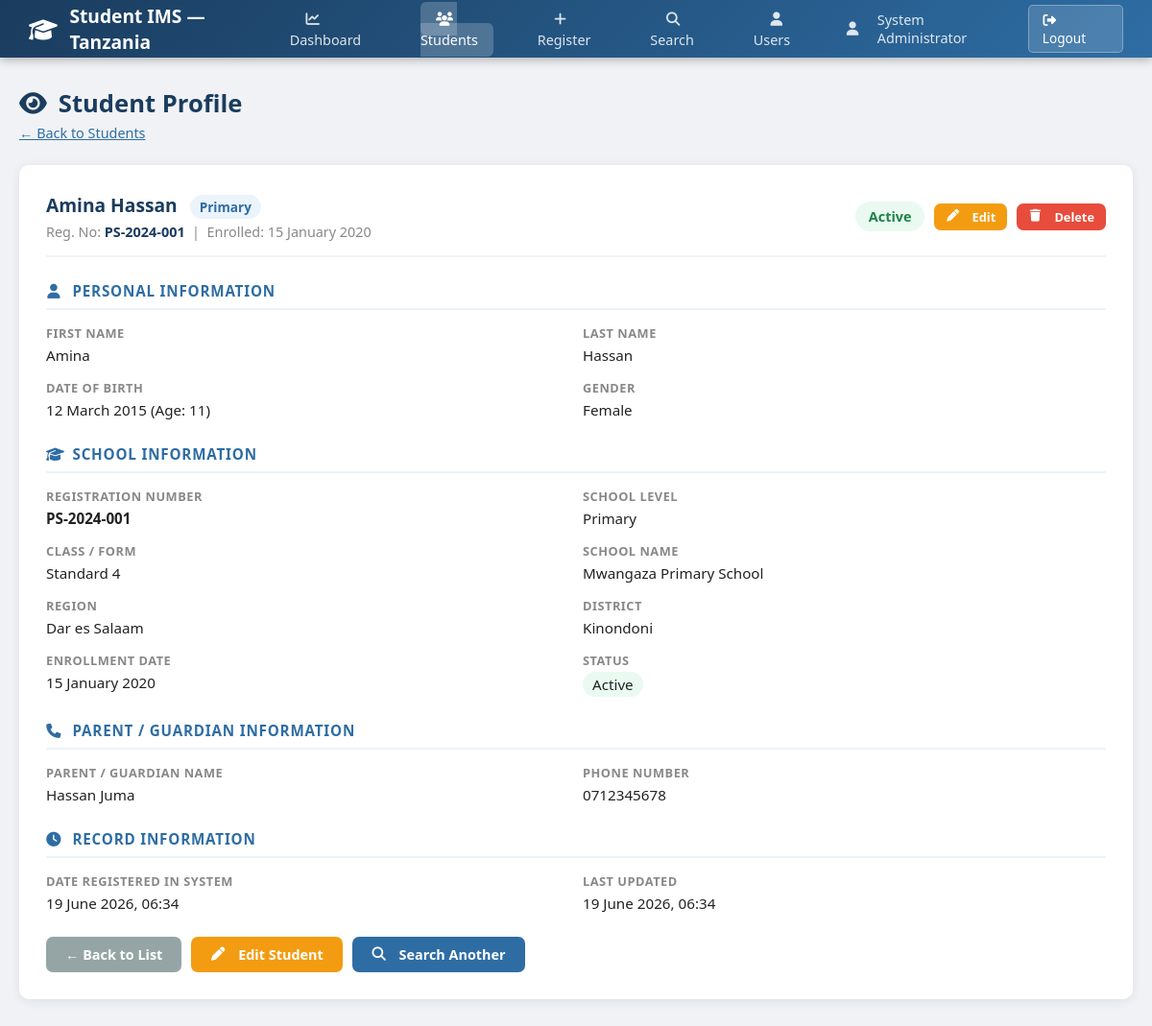
The page /view_student.php?id=1 (signed in) on the database its author committed.
### tables this page shows
CREATE TABLE IF NOT EXISTS students (
    id INT AUTO_INCREMENT PRIMARY KEY,
    registration_number VARCHAR(20) NOT NULL UNIQUE,
    first_name VARCHAR(50) NOT NULL,
    last_name VARCHAR(50) NOT NULL,
    date_of_birth DATE NOT NULL,
    gender ENUM('Male', 'Female') NOT NULL,
    school_level ENUM('Primary', 'Secondary') NOT NULL,
    class_name VARCHAR(20) NOT NULL,
    school_name VARCHAR(100) NOT NULL,
    region VARCHAR(50) NOT NULL,
    district VARCHAR(50) NOT NULL,
    parent_name VARCHAR(100) NOT NULL,
    parent_phone VARCHAR(20) NOT NULL,
    parent_email VARCHAR(100),
    address TEXT,
    enrollment_date DATE NOT NULL,
    status ENUM('Active', 'Inactive', 'Graduated', 'Transferred') DEFAULT 'Active',
    created_at TIMESTAMP DEFAULT CURRENT_TIMESTAMP,
    updated_at TIMESTAMP DEFAULT CURRENT_TIMESTAMP ON UPDATE CURRENT_TIMESTAMP
);

### view_student.php (the view, shortened to what this page needs)
<?php
$id = intval($_GET['id'] ?? 0);
$conn = getDBConnection();
$stmt = $conn->prepare("SELECT * FROM students WHERE id = ?");
$stmt->bind_param("i", $id);
$stmt->execute();
$s = $stmt->get_result()->fetch_assoc();
$age = date_diff(date_create($s['date_of_birth']), date_create('today'))->y;
?>
<!DOCTYPE html>
<html lang="en">
<head>
    <link rel="stylesheet" href="css/style.css">
    <link rel="stylesheet" href="https://cdnjs.cloudflare.com/ajax/libs/font-awesome/6.5.1/css/all.min.css">
</head>
<body>
<nav class="navbar">
    <a href="dashboard.php" class="navbar-brand"><span><i class="fa-solid fa-graduation-cap"></i></span> Student IMS &mdash; Tanzania</a>
    <ul class="navbar-nav">
        <li><a href="dashboard.php"><i class="fa-solid fa-chart-line"></i> Dashboard</a></li>
        <li><a href="students.php" class="active"><i class="fa-solid fa-users"></i> Students</a></li>
        <li><a href="register_student.php"><i class="fa-solid fa-plus"></i> Register</a></li>
        <li><a href="search.php"><i class="fa-solid fa-magnifying-glass"></i> Search</a></li>
        <?php if ($_SESSION['role'] === 'Admin'): ?>
        <li><a href="users.php"><i class="fa-solid fa-user"></i> Users</a></li>
        <?php endif; ?>
    </ul>
    <div class="navbar-user">
        <i class="fa-solid fa-user"></i> <?= htmlspecialchars($_SESSION['full_name']) ?>
        <a href="logout.php" class="logout-btn"><i class="fa-solid fa-right-from-bracket"></i> Logout</a>
    </div>
</nav>
<div class="container">
    <div class="page-title">
        <h1><i class="fa-solid fa-eye"></i> Student Profile</h1>
        <p><a href="students.php" style="color:#2e6da4;">&#8592; Back to Students</a></p>
    </div>
    <div class="card">
        <div class="card-header">
            <div>
                <h2 class="card-title">
                    <?= htmlspecialchars($s['first_name'] . ' ' . $s['last_name']) ?>
                    <span class="badge <?= $s['school_level'] === 'Primary' ? 'badge-info' : 'badge-primary' ?>" style="font-size:0.85rem; margin-left:8px;">
                        <?= $s['school_level'] ?>
                    </span>
                </h2>
                <p style="color:#888; margin-top:4px; font-size:0.9rem;">
                    Reg. No: <strong style="color:#1a3c5e;"><?= htmlspecialchars($s['registration_number']) ?></strong>
                    &nbsp;|&nbsp; Enrolled: <?= date('d F Y', strtotime($s['enrollment_date'])) ?>
                </p>
            </div>
            <div style="display:flex; gap:10px; align-items:center;">
                <?php
                $badge = match($s['status']) {
                    'Active'      => 'badge-success',
                    'Inactive'    => 'badge-danger',
                    'Graduated'   => 'badge-warning',
                    'Transferred' => 'badge-secondary',
                    default       => 'badge-secondary'
                };
                ?>
                <span class="badge <?= $badge ?>" style="font-size:0.9rem; padding:6px 14px;"><?= $s['status'] ?></span>
                <?php if ($_SESSION['role'] !== 'Viewer'): ?>
                <a href="edit_student.php?id=<?= $s['id'] ?>" class="btn btn-warning btn-sm"><i class="fa-solid fa-pen"></i> Edit</a>
                <?php endif; ?>
                <?php if ($_SESSION['role'] === 'Admin'): ?>
                <a href="delete_student.php?id=<?= $s['id'] ?>"
                   class="btn btn-danger btn-sm"
                   onclick="return confirm('Are you sure you want to delete this student record?')">
                   <i class="fa-solid fa-trash"></i> Delete
                </a>
                <?php endif; ?>
            </div>
        </div>
        <div class="section-title"><i class="fa-solid fa-user"></i> Personal Information</div>
        <div class="profile-grid">
            <div class="profile-item">
                <label>First Name</label>
                <span><?= htmlspecialchars($s['first_name']) ?></span>
            </div>
            <div class="profile-item">
                <label>Last Name</label>
                <span><?= htmlspecialchars($s['last_name']) ?></span>
            </div>
            <div class="profile-item">
                <label>Date of Birth</label>
                <span><?= date('d F Y', strtotime($s['date_of_birth'])) ?> (Age: <?= $age ?>)</span>
            </div>
            <div class="profile-item">
                <label>Gender</label>
                <span><?= $s['gender'] ?></span>
            </div>
        </div>
        <div class="section-title"><i class="fa-solid fa-graduation-cap"></i> School Information</div>
        <div class="profile-grid">
            <div class="profile-item">
                <label>Registration Number</label>
                <span><strong><?= htmlspecialchars($s['registration_number']) ?></strong></span>
            </div>
            <div class="profile-item">
                <label>School Level</label>
                <span><?= $s['school_level'] ?></span>
            </div>
            <div class="profile-item">
                <label>Class / Form</label>
                <span><?= htmlspecialchars($s['class_name']) ?></span>
            </div>
            <div class="profile-item">
                <label>School Name</label>
                <span><?= htmlspecialchars($s['school_name']) ?></span>
            </div>
            <div class="profile-item">
                <label>Region</label>
                <span><?= htmlspecialchars($s['region']) ?></span>
            </div>
            <div class="profile-item">
                <label>District</label>
                <span><?= htmlspecialchars($s['district']) ?></span>
            </div>
            <div class="profile-item">
                <label>Enrollment Date</label>
                <span><?= date('d F Y', strtotime($s['enrollment_date'])) ?></span>
            </div>
            <div class="profile-item">
                <label>Status</label>
                <span><span class="badge <?= $badge ?>"><?= $s['status'] ?></span></span>
            </div>
        </div>
        <div class="section-title"><i class="fa-solid fa-phone"></i> Parent / Guardian Information</div>
        <div class="profile-grid">
            <div class="profile-item">
                <label>Parent / Guardian Name</label>
                <span><?= htmlspecialchars($s['parent_name']) ?></span>
            </div>
            <div class="profile-item">
                <label>Phone Number</label>
                <span><?= htmlspecialchars($s['parent_phone']) ?></span>
            </div>
        </div>
        <div class="section-title"><i class="fa-solid fa-clock"></i> Record Information</div>
        <div class="profile-grid">
            <div class="profile-item">
                <label>Date Registered in System</label>
                <span><?= date('d F Y, H:i', strtotime($s['created_at'])) ?></span>
            </div>
            <div class="profile-item">
                <label>Last Updated</label>
                <span><?= date('d F Y, H:i', strtotime($s['updated_at'])) ?></span>
            </div>
        </div>
        <div style="margin-top:24px; display:flex; gap:10px;">
            <a href="students.php" class="btn btn-secondary">&#8592; Back to List</a>
            <?php if ($_SESSION['role'] !== 'Viewer'): ?>
            <a href="edit_student.php?id=<?= $s['id'] ?>" class="btn btn-warning"><i class="fa-solid fa-pen"></i> Edit Student</a>
            <?php endif; ?>
            <a href="search.php" class="btn btn-primary"><i class="fa-solid fa-magnifying-glass"></i> Search Another</a>
        </div>
    </div>
</div>
</body>
</html>

### css/style.css (style rules this page uses)
* { margin: 0; padding: 0; box-sizing: border-box; }
body { font-family: 'Segoe UI', Tahoma, Geneva, Verdana, sans-serif; background: #f0f2f5; color: #333; min-height: 100vh; }
.navbar { background: linear-gradient(135deg, #1a3c5e, #2e6da4); padding: 0 30px; display: flex; align-items: center; justify-content: space-between; height: 60px; box-shadow: 0 2px 10px rgba(0,0,0,0.3); position: sticky; top: 0; z-index: 999; }
.navbar-brand { color: #fff; font-size: 1.2rem; font-weight: 700; text-decoration: none; display: flex; align-items: center; gap: 10px; }
.navbar-brand span { font-size: 1.5rem; }
.navbar-nav { display: flex; list-style: none; gap: 5px; }
.navbar-nav a { color: rgba(255,255,255,0.85); text-decoration: none; padding: 8px 16px; border-radius: 6px; font-size: 0.9rem; transition: all 0.2s; }
.navbar-nav a:hover, .navbar-nav a.active { background: rgba(255,255,255,0.2); color: #fff; }
.navbar-user { color: rgba(255,255,255,0.85); font-size: 0.9rem; display: flex; align-items: center; gap: 12px; }
.logout-btn { background: rgba(255,255,255,0.15); border: 1px solid rgba(255,255,255,0.3); color: #fff; padding: 5px 14px; border-radius: 5px; cursor: pointer; font-size: 0.85rem; text-decoration: none; transition: all 0.2s; }
.navbar-nav a i, .navbar-user i, .navbar-brand i, .btn i, .logout-btn i, .card-title i, .stat-icon i, .section-title i, .alert i, .page-title h1 i { margin-right: 6px; width: 1.1em; text-align: center; }
.container { max-width: 1200px; margin: 30px auto; padding: 0 20px; }
.card { background: #fff; border-radius: 10px; box-shadow: 0 2px 12px rgba(0,0,0,0.08); padding: 28px; margin-bottom: 25px; }
.card-header { border-bottom: 2px solid #f0f2f5; padding-bottom: 15px; margin-bottom: 20px; display: flex; align-items: center; justify-content: space-between; }
.card-title { font-size: 1.2rem; font-weight: 700; color: #1a3c5e; }
.btn { display: inline-flex; align-items: center; gap: 7px; padding: 9px 20px; border-radius: 7px; font-size: 0.9rem; font-weight: 600; cursor: pointer; border: none; text-decoration: none; transition: all 0.2s; }
.btn-primary { background: #2e6da4; color: #fff; }
.btn-danger { background: #e74c3c; color: #fff; }
.btn-secondary { background: #95a5a6; color: #fff; }
.btn-warning { background: #f39c12; color: #fff; }
.btn-sm { padding: 5px 12px; font-size: 0.8rem; }
.badge { display: inline-block; padding: 3px 10px; border-radius: 50px; font-size: 0.78rem; font-weight: 600; }
.badge-success { background: #eafaf1; color: #1e8449; }
.badge-info { background: #ebf3fb; color: #2e6da4; }
.page-title { margin-bottom: 24px; }
.page-title h1 { font-size: 1.6rem; font-weight: 700; color: #1a3c5e; }
.page-title p { color: #666; font-size: 0.9rem; margin-top: 4px; }
.section-title { font-size: 0.95rem; font-weight: 700; color: #2e6da4; text-transform: uppercase; letter-spacing: 0.8px; margin: 25px 0 15px; padding-bottom: 8px; border-bottom: 2px solid #ebf3fb; }
.profile-grid { display: grid; grid-template-columns: 1fr 1fr; gap: 14px; }
.profile-item label { font-size: 0.8rem; color: #888; font-weight: 600; text-transform: uppercase; letter-spacing: 0.5px; display: block; margin-bottom: 3px; }
.profile-item span { font-size: 0.95rem; color: #222; font-weight: 500; }

### rows shown on the page
students: first_name+last_name "Amina Hassan", school_level "Primary", registration_number "PS-2024-001", enrollment_date "15 January 2020", status "Active", first_name "Amina", last_name "Hassan", date_of_birth "12 March 2015", date_of_birth "11", gender "Female", class_name "Standard 4", school_name "Mwangaza Primary School", region "Dar es Salaam", district "Kinondoni", parent_name "Hassan Juma", parent_phone "0712345678", created_at "19 June 2026, 06:34", updated_at "19 June 2026, 06:34"

### other values the page prints
$_SESSION['full_name'] "System Administrator"
